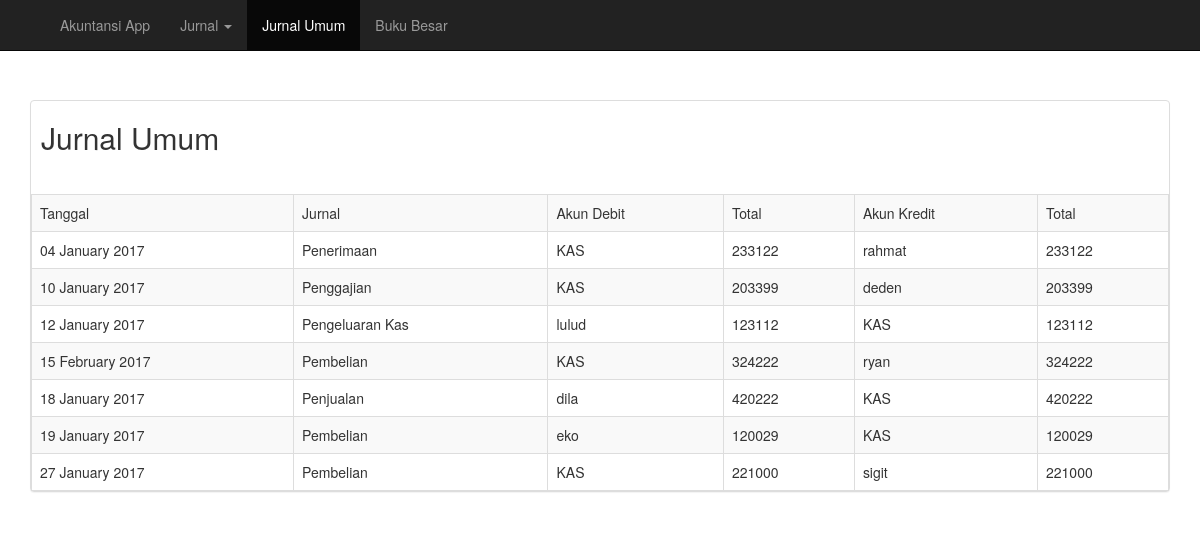
Page /jurnalUmum.php on the earlier database version.
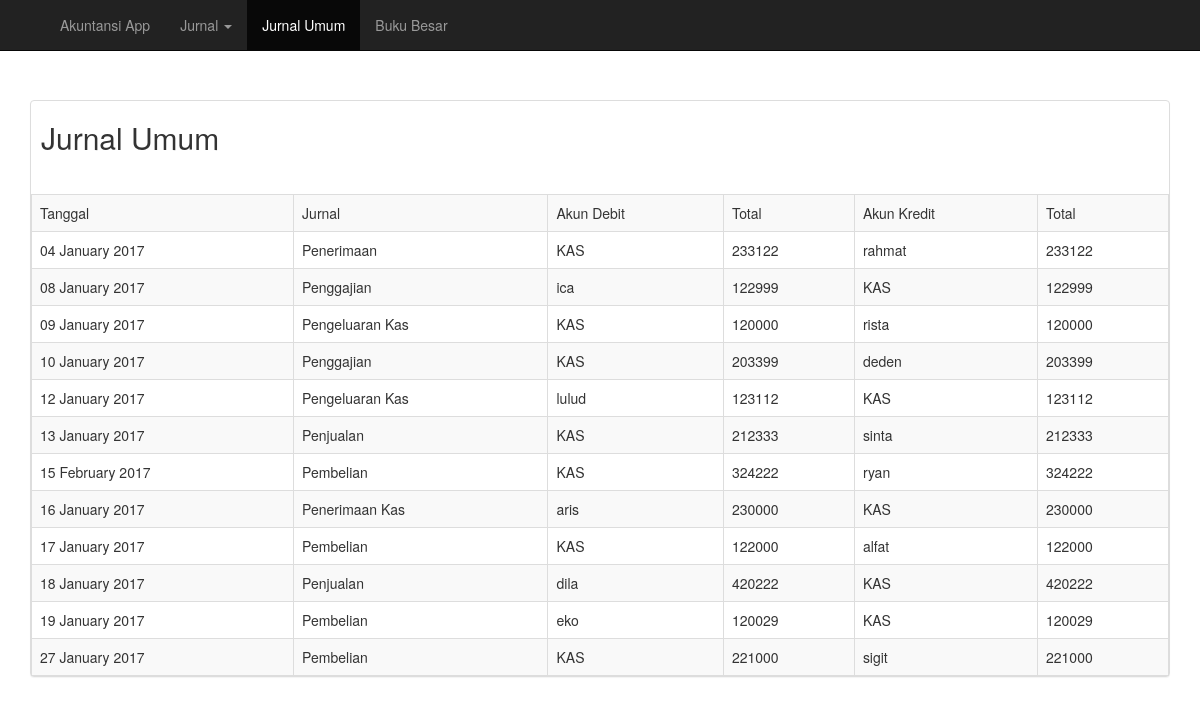
Same page on the later database version.
### tables this page shows
CREATE TABLE `jurnalumum` (
  `id` int(11) NOT NULL,
  `tgl_pembelian` varchar(20) NOT NULL,
  `jurnal` varchar(20) NOT NULL,
  `akun_debit` varchar(20) NOT NULL,
  `total_debit` int(10) NOT NULL,
  `akun_kredit` varchar(20) NOT NULL,
  `total_kredit` int(10) NOT NULL
);

### jurnalUmum.php (the view, shortened to what this page needs)
<!DOCTYPE html>
<html>
<head>
    <link rel="stylesheet" href="./bootstrap/css/bootstrap.min.css">
    <link rel="stylesheet" href="./css/bootstrap-datetimepicker.min.css">
</head>
<body>
    <div class="navbar navbar-inverse navbar-fixed-top" role="navigation">
    <div class="container">
            <div class="navbar-collapse collapse">
                <ul class="nav navbar-nav">
                    <li class="dropdown">
                        <a href="index.php" class="dropdown" data-toggle="dropdown">Akuntansi App</a>
                    </li>
                    <li class="dropdown">
                        <a href="#" class="dropdown-toggle" data-toggle="dropdown">Jurnal <span class="caret"></span></a>
                    </li>
                    <li class="active">
                        <a href="jurnalUmum.php" class="dropdown-toggle">Jurnal Umum </a>
                    </li>
                    <li class="">
                        <a href="bukuBesar.php" class="dropdown-toggle">Buku Besar </a>
                    </li>
                </ul>
            </div>
    </div>
</div>
<div class="container">
<div class="panel panel-default" style="margin-top: 100px">
    <div class="row" style="padding-bottom: 30px; padding-left: 10px; ">
        <div class="col-md-8">
                <h2>Jurnal Umum</h2>
        </div>
    </div>
    <table class = "table table-bordered table-striped">
        <tr>
        <td>Tanggal</td>
        <td>Jurnal</td>
        <td>Akun Debit</td>
        <td>Total</td>
        <td>Akun Kredit</td>
        <td>Total</td>
        </tr>
        <?php
        require ('koneksi.php');
        $sql = mysqli_query($koneksi, "SELECT * FROM jurnalumum ORDER BY tgl_pembelian ASC") or die(mysqli_error());
        while ($data = mysqli_fetch_array($sql)){
            echo "
                    <tr>
                    <td>$data[tgl_pembelian]</td>
                    <td>$data[jurnal]</td>
                    <td>$data[akun_debit]</td>
                    <td>$data[total_debit]</td>
                    <td>$data[akun_kredit]</td>
                    <td>$data[total_kredit]</td>
                    </tr>";
                    };
                    ?>
                    </table>
                    </div>
                </div>
</body>
</html>

Differences in the rows shown:
added jurnalumum: tgl_pembelian "08 January 2017", jurnal "Penggajian", akun_debit "ica", total_debit "122999", akun_kredit "KAS", total_kredit "122999"
added jurnalumum: tgl_pembelian "09 January 2017", jurnal "Pengeluaran Kas", akun_debit "KAS", total_debit "120000", akun_kredit "rista", total_kredit "120000"
added jurnalumum: tgl_pembelian "13 January 2017", jurnal "Penjualan", akun_debit "KAS", total_debit "212333", akun_kredit "sinta", total_kredit "212333"
added jurnalumum: tgl_pembelian "16 January 2017", jurnal "Penerimaan Kas", akun_debit "aris", total_debit "230000", akun_kredit "KAS", total_kredit "230000"
added jurnalumum: tgl_pembelian "17 January 2017", jurnal "Pembelian", akun_debit "KAS", total_debit "122000", akun_kredit "alfat", total_kredit "122000"
